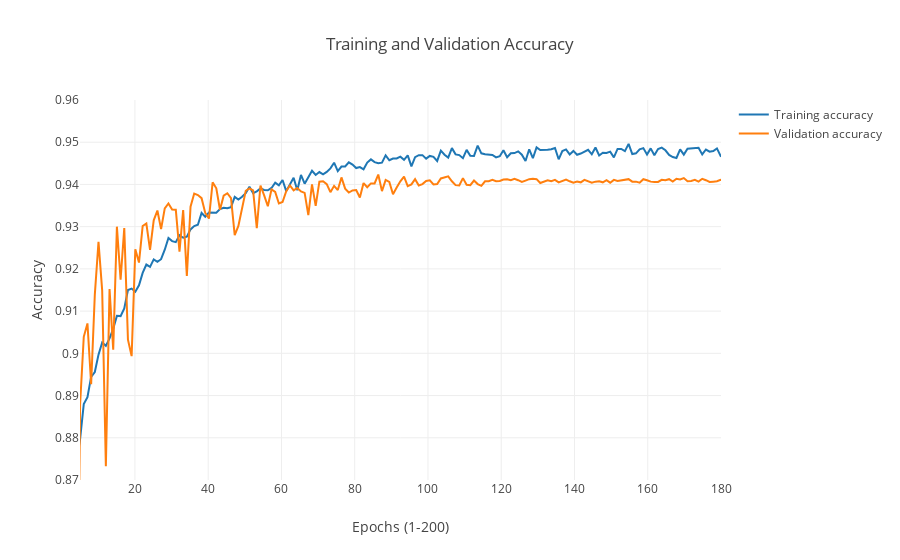

The notebook cell this image was saved under:
### Code cell
train_trace = go.Scatter(x=np.linspace(0, plt_epochs, plt_epochs),
                         y=plt_acc,
                         name='Training accuracy')

valid_trace = go.Scatter(x=np.linspace(0, plt_epochs, plt_epochs),
                         y=plt_val_acc,
                         name='Validation accuracy')

layout = dict(title = 'Training and Validation Accuracy',
              xaxis = dict(title = 'Epochs (1-200)', range=(5, 180)),
              yaxis = dict(title = 'Accuracy', range=(.87, .96)))

py.iplot(dict(data=[train_trace, valid_trace], layout=layout))

### Figure 1 — Plotly figure (JSON) as saved in the notebook; plotly's stock layout.template omitted (floating-point values rounded to 4 significant figures; data arrays with more than 128 entries replaced by an {"elided": "..."} marker saying what was removed)
{"data": [{"type": "scatter", "x": {"elided": "200 float values"}, "y": {"elided": "200 float values"}, "name": "Training accuracy"}, {"type": "scatter", "x": {"elided": "200 float values"}, "y": {"elided": "200 float values"}, "name": "Validation accuracy"}], "layout": {"title": "Training and Validation Accuracy", "xaxis": {"title": "Epochs (1-200)", "range": [5, 180]}, "yaxis": {"title": "Accuracy", "range": [0.87, 0.96]}}}
